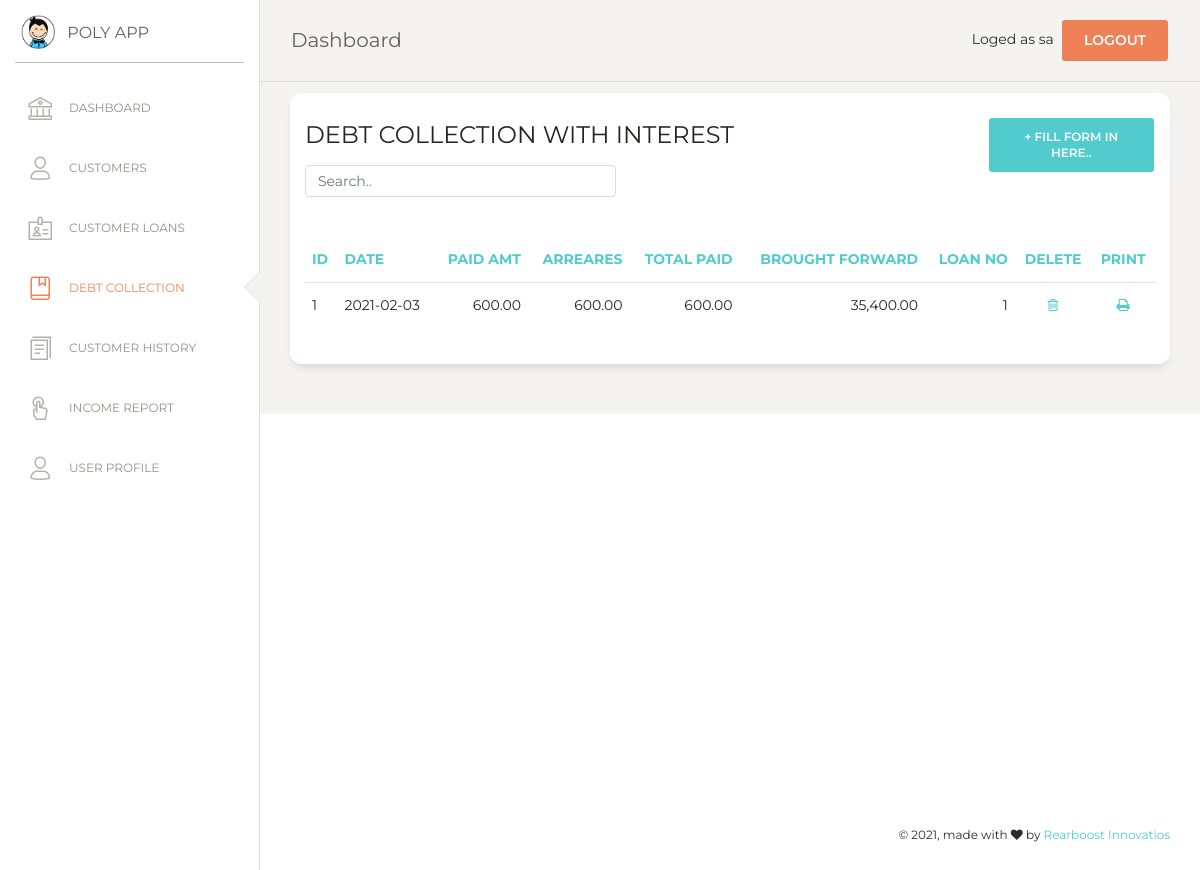
The page /debt_collection.php (signed in) on the database its author committed.
### tables this page shows
CREATE TABLE `loan_installement` (
  `id` int(7) NOT NULL,
  `li_date` date NOT NULL,
  `month` varchar(10) NOT NULL,
  `year` varchar(10) NOT NULL,
  `paid` double(10,2) NOT NULL DEFAULT '0.00',
  `arrears` double(10,2) NOT NULL,
  `total_paid` double(10,2) NOT NULL,
  `brought_forward` decimal(10,2) NOT NULL DEFAULT '0.00',
  `loan_no` int(7) NOT NULL
);

### debt_collection.php (the view, shortened to what this page needs)
<?php
if (!isset($_SESSION['loged_user'])) {
    header('location: login.php');
}else {
$con = mysqli_connect(DB_HOSTNAME,DB_USERNAME,DB_PASSWORD);
mysqli_select_db($con,DB_NAME);
?>
<!DOCTYPE html>
<html lang="en">
<head>
  <link href="https://maxcdn.bootstrapcdn.com/font-awesome/latest/css/font-awesome.min.css" rel="stylesheet">
  <link href="assets/css/bootstrap.min.css" rel="stylesheet" />
  <link href="assets/css/paper-dashboard.css?v=2.0.1" rel="stylesheet" />
  <link href="assets/demo/demo.css" rel="stylesheet" />
</head>
<body class="">
  <div class="wrapper ">
    <?php include('include/sidebar.php');  ?>
    <div class="main-panel">
      <?php include('include/nav.php');  ?>
      <div class="content">
      <div class="row">
          <div class="col-md-12">
            <div class="card">
              <div class="row">
              <div class="col-md-9">
              <div class="card-header">
                <h4 class="card-title"> DEBT COLLECTION WITH INTEREST</h4>
                <input class="form-control myInput" id="myInput" type="text" placeholder="Search..">
              </div>
              </div>
              <div class="col-md-3">
                <div class="card-header">
                  <button type="button" class="btn btn-primary add-btn" data-toggle="modal" data-target="#Form1">+ Fill Form in here..
                  </button>
                </div>
              </div>
              </div>
              <div class="card-body">
            </div>
              <div class="card-body">
                <div class="table-responsive">
                  <table class="table" id="myTable">
                  	<thead class="text-primary">
                  	  <th>                    ID 				       </th>
                      <th>                    Date             </th>
                      <th class="text-right"> Paid amt        </th>
                      <th class="text-right"> Arreares        </th>
                      <th class="text-right"> Total paid      </th>
                      <th class="text-right"> Brought Forward	</th>
                      <th class="text-right"> loan no </th>
                      <th class="text-center">Delete          </th>
                      <th class="text-center">Print 			    </th>
                    </thead>
                    <tbody>
                      <?php
                      $sql="SELECT * FROM loan_installement";
                      $result = mysqli_query($con,$sql);
                      $numRows = mysqli_num_rows($result);
                      if($numRows > 0) {
                        while($row = mysqli_fetch_assoc($result)) {
                      ?>
                        <tr>
                        <td>
                          <?php echo $row['id']  ?>
                        </td>
                        <td>
                          <?php echo $row['li_date']  ?>
                        </td>
                        <td class="text-right">
                          <?php echo number_format($row['paid'],2)?>
                        </td>
                        <td class="text-right">
                          <?php echo number_format($row['arrears'],2) ?>
                        </td>
                        <td class="text-right">
                          <?php echo number_format($row['total_paid'],2)?>
                        </td>
                        <td class="text-right">
                          <?php echo number_format($row['brought_forward'],2) ?>
                        </td>
                        <td class="text-right">
                          <?php echo $row['loan_no']  ?>
                        </td>
                      	<td class="text-center">
                        	<a href="#" onclick="confirmation('event','<?php echo $row['id']; ?>')" name="delete">
                        	<i class="fa fa-trash-o" aria-hidden="true"></i></a>
                      	</td>
                        <td class="text-center">
                        	<a href="#" onclick="printView(<?php echo $row['id']; ?>)" name="print">
                          <i class="fa fa-print" aria-hidden="true"></i></a>
                      	</td>
                       </tr>
                           </tbody>
                     <?php
                        }
                      }
                     ?>
                  </table>
                </div>
              </div>
              </div>
              </div>
            </div>
          </div>
          </div>
        </div>
       <?php include('include/footer.php');  ?>
</body>
</html>
<?php
}
?>

### assets/demo/demo.css (style rules this page uses)
.add-btn { float: right !important; }
.myInput { width: 50% !important; }

### rows shown on the page
loan_installement: id "1", li_date "2021-02-03", paid "600.00", arrears "600.00", total_paid "600.00", brought_forward "35,400.00", loan_no "1"

### other values the page prints
$_SESSION['loged_user'] "sa"
